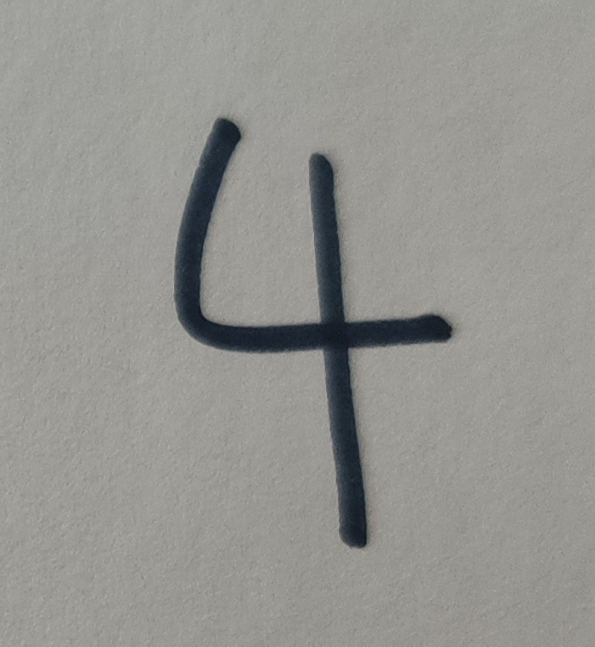
#> input picture image/4.png, 595 x 647 px
$ python image_processing.py
#> lines starting #> are read from the running program, lines starting #| are printed output that depends on the picture; after the words box and inside, x2 and y2 are one past the last pixel; in counts of white or black regions, pixels touching at a corner belong together
import numpy
import cv2


def pretreatment(image):
	"""
	图像预处理
	将所传入图像进行灰度化、二值化，并进行噪点处理
	:param image: 原始图像
	:return: 处理后的二值化图像
	"""
	# 图像灰度化
	image = cv2.cvtColor(image, cv2.COLOR_BGR2GRAY)

	# 图像二值化
	ret, image = cv2.threshold(image, 0, 255, cv2.THRESH_BINARY | cv2.THRESH_OTSU)

	image = noise_processing(image)

	return image


def noise_processing(image):
	# 噪点处理
	i_height = image.shape[0]
	i_width = image.shape[1]
	threshold = 7

	# 判定每一个像素
	for i in range(1, i_height - 1):
		for j in range(1, i_width - 1):
			i_value = image[i, j]

			# 去除黑点周围噪点
			if i_value == 0:
				i_count = 0
				for m in range(i - 1, i + 2):
					for n in range(j - 1, j + 2):
						if image[m, n] == 255:
							i_count = i_count + 1
				if i_count >= threshold:
					image[i, j] = 255
			else:
				i_count = 0
				for m in range(i - 1, i + 2):
					for n in range(j - 1, j + 2):
						if image[m, n] == 0:
							i_count = i_count + 1
				if i_count >= threshold:
					image[i, j] = 0

	return image


def resize(image):
	"""
	重新设置图像的大小
	将图像进行放缩 并将周围无用空白进行去除
	:param image: 原始图像
	:return: 用于展示的图片 image_show(128 * 128)
			用于识别的图片 image_use(28 * 28)
	"""
	image = 255 - image

	i_height = image.shape[0]
	i_width = image.shape[1]

	# 查找图像的顶部与底部
	up = 9999
	down = 0
	left = 9999
	right = 0
	for i in range(i_height):
		for j in range(i_width):
			if image[i, j] == 255:
				if j < left:
					left = j
				if j > right:
					right = j
				if i < up:
					up = i
				if i > down:
					down = i

	# 计算图像的合适大小
	size = int((down - up) / 0.7) + 1
	space_height = int(size * 0.3 / 2)
	space_width = int((size - (right - left)) / 2)

	# 创建新的图像 去除周围无用空白
	new_image = numpy.zeros([size, size])
	new_image.fill(0)
	for i in range(space_height, size - space_height):
		for j in range(space_width, size - space_width):
			if image[up + i - space_height, left + j - space_width] == 255:
				new_image[i, j] = 255

	# 统一缩放图像到128, 128
	image_show = cv2.resize(new_image, (128, 128), interpolation=cv2.INTER_LANCZOS4)
	image_show = binarization(image_show)

	# 统一缩放图像到28, 28
	image_use = cv2.resize(new_image, (28, 28), interpolation=cv2.INTER_LANCZOS4)
	image_use = binarization(image_use)

	return image_show, image_use


def binarization(image):
	"""
	图像二值化
	:param image: 原始图像
	:return:  二值化后的图像
	"""
	for i in range(image.shape[0]):
		for j in range(image.shape[1]):
			if image[i, j] > 180:
				image[i, j] = 255
			else:
				image[i, j] = 0

	return image


def processing(path):
	"""
	图像处理
	:param path: 图像路径
	:return: 用于展示的图片 image_show(128 * 128)
			用于识别的图片 image_use(28 * 28)
	"""
#> called with path = './image/4.png'
	image = cv2.imread(path)
#> image is the input picture: shape (647, 595, 3); mean B, G, R 144.4, 148.6, 148.6
	image = cv2.resize(image, (128, 128), interpolation=cv2.INTER_LANCZOS4)
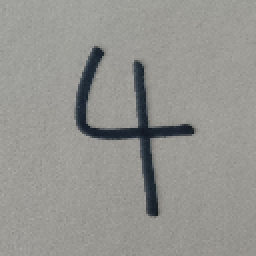
#> image: shape (128, 128, 3) (shown 2 times larger); mean B, G, R 144.4, 148.6, 148.7
	image = pretreatment(image)
#> in pretreatment, `ret, image = cv2.threshold(image, 0, 255, cv2.THRESH_BINARY | cv2.THRE..`:
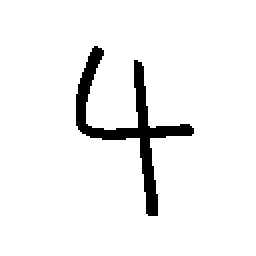
#> image: shape (128, 128) (shown 2 times larger); 94.4% white; 1 black region, box (x1, y1, x2, y2) and area: (38, 23, 97, 108) 920
#> in pretreatment, `ret, image = cv2.threshold(image, 0, 255, cv2.THRESH_BINARY | cv2.THRE..`: ret = 101
	image_show, image_use = resize(image)
#> in resize, `new_image.fill(0)`: new_image: shape (121, 121) float64; every value is 0
#> after the loop in resize, `for i in range(space_height, size - space_height):`:
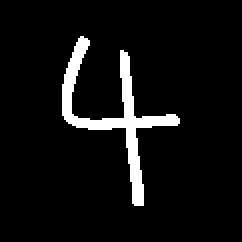
#> new_image: shape (121, 121) float64 (shown 2 times larger); 6.3% white; 1 white region, box (x1, y1, x2, y2) and area: (31, 18, 90, 103) 920
#> after the loop in binarization, `for i in range(image.shape[0]):`:
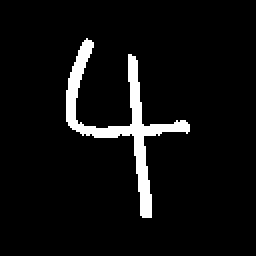
#> image: shape (128, 128) float64 (shown 2 times larger); 5.8% white; 1 white region, box (x1, y1, x2, y2) and area: (33, 19, 95, 109) 954
#> after the loop in binarization (call 2), `for i in range(image.shape[0]):`:
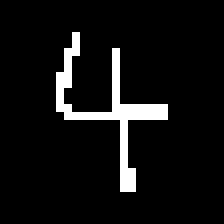
#> image: shape (28, 28) float64 (shown 8 times larger); 6.8% white in thin lines or dots, all inside (x1, y1, x2, y2) = (7, 4, 21, 24)
	return image_show, image_use


if __name__ == '__main__':
	a, b = processing("./image/4.png")

$ run again, with image/0.png copied over image/4.png
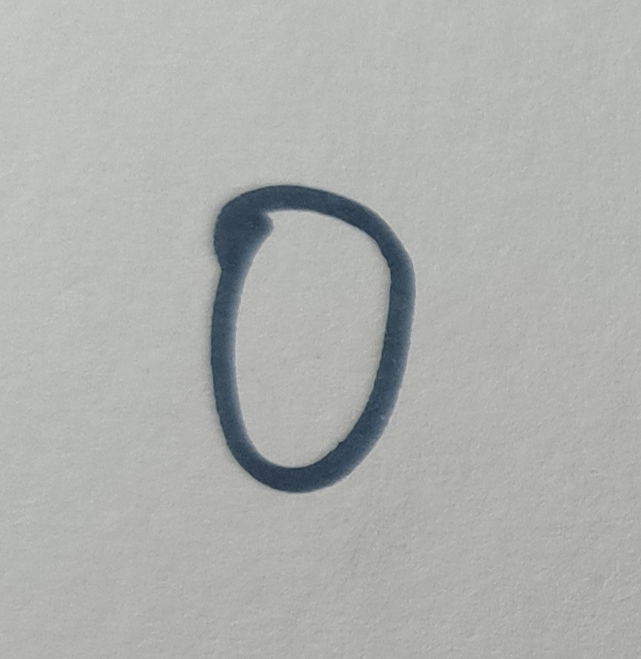
#> input picture image/0.png, 641 x 659 px
#> in processing, image is the input picture: shape (659, 641, 3); mean B, G, R 174.2, 176.7, 174.6
#> in pretreatment, `ret, image = cv2.threshold(image, 0, 255, cv2.THRESH_BINARY | cv2.THRE..`:
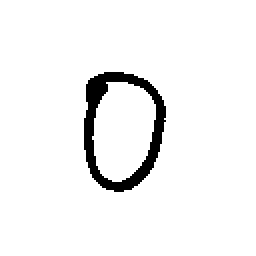
#> image: shape (128, 128) (shown 2 times larger); 95.3% white; 1 black region, box (x1, y1, x2, y2) and area: (42, 36, 83, 96) 767
#> ret = 129
#> after the loop in binarization (call 2), `for i in range(image.shape[0]):`:
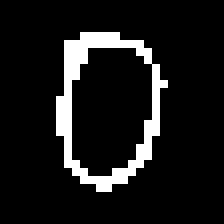
#> image: shape (28, 28) float64 (shown 8 times larger); 9.8% white in thin lines or dots, all inside (x1, y1, x2, y2) = (7, 4, 21, 24)

$ run again, with image/1.png copied over image/4.png
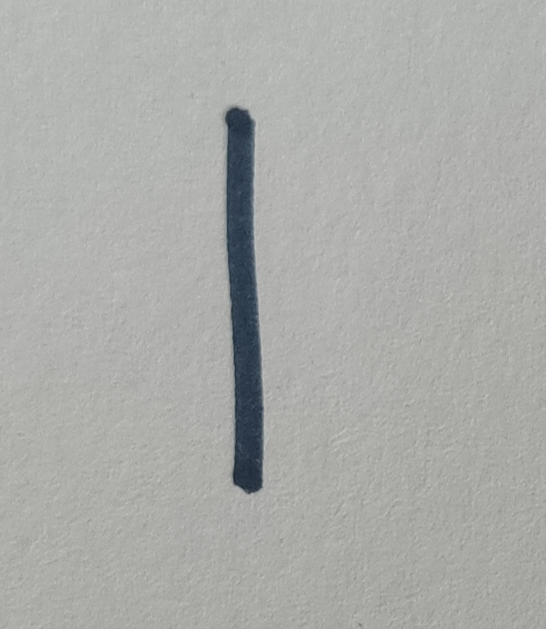
#> input picture image/1.png, 546 x 629 px
#> in processing, image is the input picture: shape (629, 546, 3); mean B, G, R 169.2, 172.2, 170.8
#> in pretreatment, `ret, image = cv2.threshold(image, 0, 255, cv2.THRESH_BINARY | cv2.THRE..`:
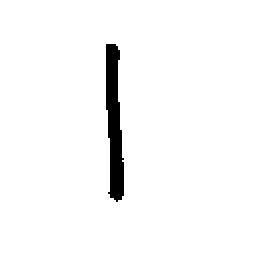
#> image: shape (128, 128) (shown 2 times larger); 97% white; 1 black region, box (x1, y1, x2, y2) and area: (53, 22, 62, 101) 498
#> ret = 116
#> after the loop in binarization (call 2), `for i in range(image.shape[0]):`:
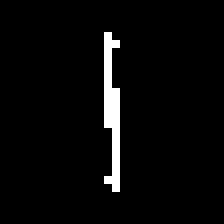
#> image: shape (28, 28) float64 (shown 8 times larger); 3.4% white in thin lines or dots, all inside (x1, y1, x2, y2) = (13, 4, 15, 24)

$ run again, with image/2.png copied over image/4.png
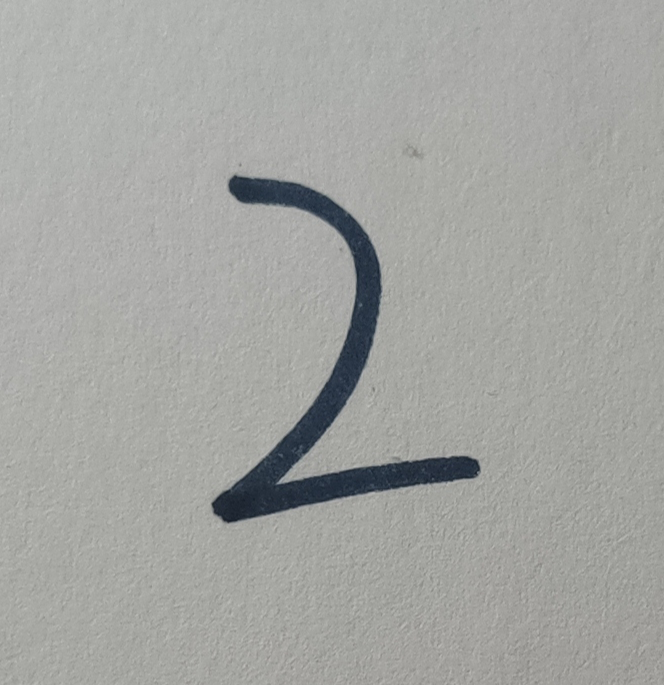
#> input picture image/2.png, 664 x 685 px
#> in processing, image is the input picture: shape (685, 664, 3); mean B, G, R 161.3, 164.5, 163.3
#> in pretreatment, `ret, image = cv2.threshold(image, 0, 255, cv2.THRESH_BINARY | cv2.THRE..`:
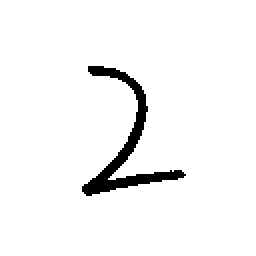
#> image: shape (128, 128) (shown 2 times larger); 96.1% white; 1 black region, box (x1, y1, x2, y2) and area: (41, 33, 93, 98) 646
#> ret = 109
#> after the loop in binarization (call 2), `for i in range(image.shape[0]):`:
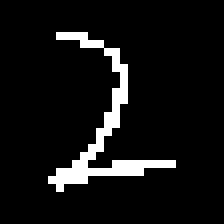
#> image: shape (28, 28) float64 (shown 8 times larger); 7.3% white in thin lines or dots, all inside (x1, y1, x2, y2) = (6, 4, 22, 24)
